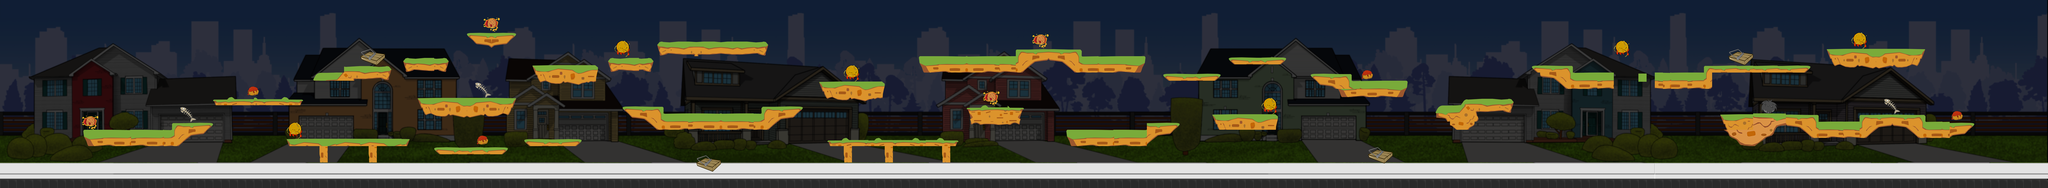

The image is a tile-based game level rendered from a .tmx file. Its description and source (layers, tilesets, objects; grid data summarised) follow:
An orthogonal 250x23 tile map with 32x32 px tiles, 4 tile layers (Calle, Banqueta, Items, ItemsBuenos), 12 tilesets, 1 image layer.

<map version="1.0" orientation="orthogonal" renderorder="right-down" width="250" height="23" tilewidth="32" tileheight="32" nextobjectid="1">
 <tileset firstgid="1" name=" carretera" tilewidth="32" tileheight="32" tilecount="1" columns="1">
  <image source="Fondo/Assets/Bloque de 32x32 pix carretera.jpg" trans="ff00ff" width="32" height="32" />
 </tileset>
 <tileset firstgid="2" name="banqueta" tilewidth="32" tileheight="32" tilecount="500" columns="250">
  <image source="Fondo/Assets/banquetaNUEVA.jpg" trans="ff00ff" width="8000" height="66" />
 </tileset>
 <tileset firstgid="502" name="plataformasbonitas" tilewidth="32" tileheight="32" tilecount="160" columns="20">
  <image source="Fondo/Assets/plataformasbonitas.png" trans="ff00ff" width="640" height="264" />
 </tileset>
 <tileset firstgid="662" name="PescadoAnimacion" tilewidth="64" tileheight="64" tilecount="2" columns="2">
  <image source="Fondo/Items/PescadoAnimacion.png" trans="ff00ff" width="128" height="64" />
  <tile id="0">
   <properties>
    <property name="Tipo" value="esqueleto" />
   </properties>
   <animation>
    <frame tileid="0" duration="400" />
    <frame tileid="1" duration="200" />
   </animation>
  </tile>
 </tileset>
 <tileset firstgid="664" name="BolaPeloAnimacion" tilewidth="64" tileheight="64" tilecount="2" columns="2">
  <image source="Fondo/Items/BolaPeloAnimacion.png" trans="ff00ff" width="128" height="64" />
  <tile id="0">
   <properties>
    <property name="Tipo" value="pelo" />
   </properties>
   <animation>
    <frame tileid="0" duration="400" />
    <frame tileid="1" duration="200" />
   </animation>
  </tile>
 </tileset>
 <tileset firstgid="666" name="Trampa2" tilewidth="96" tileheight="64" tilecount="2" columns="2">
  <image source="Fondo/Items/Trampa2.png" trans="ff00ff" width="192" height="64" />
  <tile id="0">
   <properties>
    <property name="Tipo" value="tramp" />
   </properties>
   <animation>
    <frame tileid="0" duration="400" />
    <frame tileid="1" duration="200" />
   </animation>
  </tile>
 </tileset>
 <tileset firstgid="668" name="Plataforma_Larga4" tilewidth="32" tileheight="32" tilecount="96" columns="16">
  <image source="Fondo/Assets/Plataforma_Larga4.png" trans="ff00ff" width="512" height="192" />
 </tileset>
 <tileset firstgid="764" name="Pug" tilewidth="160" tileheight="160" tilecount="1" columns="1">
  <image source="Fondo/Items/Pug.png" trans="ff00ff" width="160" height="160" />
 </tileset>
 <tileset firstgid="765" name="Plataforma_Larga3" tilewidth="32" tileheight="32" tilecount="30" columns="10">
  <image source="Fondo/Assets/Plataforma_Larga3.png" trans="ff00ff" width="320" height="96" />
 </tileset>
 <tileset firstgid="795" name="AlbonRayo" tilewidth="64" tileheight="64" tilecount="2" columns="2">
  <image source="Fondo/Items/Albon2.png" trans="ff00ff" width="128" height="64" />
  <tile id="0">
   <animation>
    <frame tileid="0" duration="600" />
    <frame tileid="1" duration="800" />
   </animation>
  </tile>
 </tileset>
 <tileset firstgid="797" name="AlbonDorada" tilewidth="64" tileheight="64" tilecount="2" columns="2">
  <image source="Fondo/Items/Albon3.png" trans="ff00ff" width="128" height="64" />
  <tile id="0">
   <properties>
    <property name="Tipo" value="puntos" />
   </properties>
   <animation>
    <frame tileid="0" duration="500" />
    <frame tileid="1" duration="100" />
   </animation>
  </tile>
 </tileset>
 <tileset firstgid="799" name="Albon1Prueba" tilewidth="64" tileheight="64" tilecount="3" columns="3">
  <image source="Fondo/Items/Albon1Prueba.png" trans="ff00ff" width="192" height="64" />
  <tile id="0">
   <animation>
    <frame tileid="0" duration="100" />
    <frame tileid="2" duration="200" />
    <frame tileid="1" duration="400" />
   </animation>
  </tile>
 </tileset>
 <imagelayer name="Fondo" opacity="0.63" offsetx="-3" offsety="-2">
  <image source="Fondo/No/FONDO ALARGADO Y FIX3.jpg" />
 </imagelayer>
 <layer name="Calle" width="250" height="23">
  <data>[5750 cells, 250 non-empty, 1 distinct tile ids]</data>
 </layer>
 <layer name="Banqueta" width="250" height="23" offsetx="0" offsety="-4">
  <data>[5750 cells, 1195 non-empty, 622 distinct tile ids]</data>
 </layer>
 <layer name="Items" width="250" height="23">
  <data>[5750 cells, 8 non-empty, 3 distinct tile ids]</data>
 </layer>
 <layer name="ItemsBuenos" width="250" height="23">
  <data>[5750 cells, 15 non-empty, 4 distinct tile ids]</data>
 </layer>
</map>